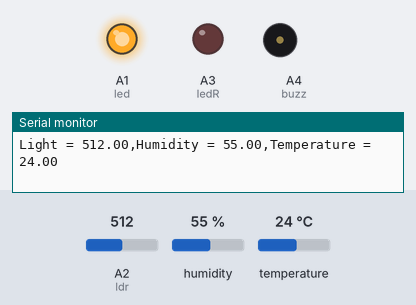
The sketch below on a simulated Arduino Uno, built with avr-gcc and run on an emulated ATmega328P. Parts: output pins drawn as LEDs (lit = HIGH), buzzer (waves = sounding, pin HIGH), the last lines printed to the serial monitor. Wiring (inferred from the names in the program): DHT11 sensor: data A0. Inputs (shaded band) come from the test bench; at power-on: A2 (ldr) = 512, temperature 24 °C, humidity 55 %.

Above: at 2.7 s.
2.8 s: A2 (ldr) set to 785
4.7 s: A2 (ldr) set to 818
At 6.4 s:
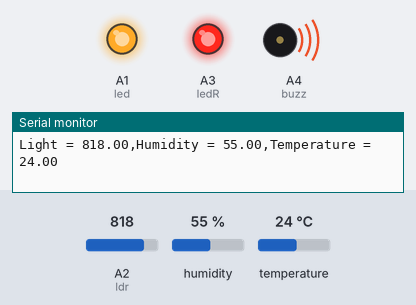
7.1 s: temperature set to 21 °C
8.8 s: temperature set to 18 °C
At 10.8 s:
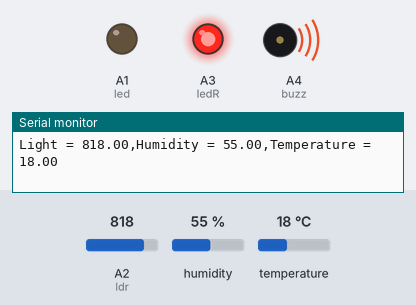
11.2 s: temperature set to 21 °C
12.9 s: temperature set to 24 °C
At 15.2 s:
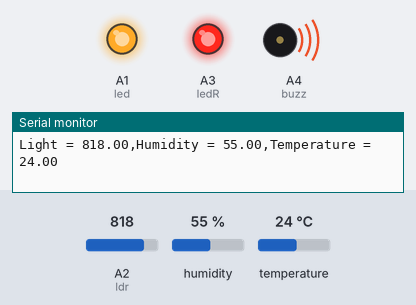
Timing chart, 0 to 16.3 s (numbered marks = the images above; inputs shaded):
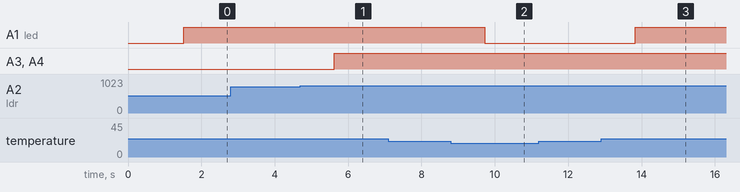

Measured:
- the behaviour switches between 800 and 801 on A2 (ldr) (found by bisection; images 0 and 1)
- the behaviour switches between 20 and 19 °C on temperature (found by bisection; images 1 and 2)
- the behaviour switches between 22 and 23 °C on temperature (found by bisection; images 2 and 3)
- after the input at 4.7 s, A3 (ledR), A4 (buzz): LOW → HIGH after 0.93 s
- after the input at 8.8 s, A1 (led): HIGH → LOW after 0.93 s
- after the input at 12.9 s, A1 (led): LOW → HIGH after 0.93 s

The sketch:

DHT11.ino
```cpp
#include <dht.h>


#define dht_apin A0
#define led A1
#define ldr A2
#define ledR A3
#define buzz A4
dht DHT;
float ldrVal;

void setup(){

  Serial.begin(9600);
 //pinMode(LED_BUILTIN, OUTPUT);
 pinMode(led, OUTPUT);
 pinMode(ledR, OUTPUT);
 pinMode(buzz, OUTPUT);
  delay(500);

  //Serial.println("DHT11 Humidity & temperature Sensor\n\n");

  delay(1000);

}
void loop(){

  //Start of Program

  DHT.read11(dht_apin);

      ldrVal = analogRead(ldr);
      Serial.print("Light = ");
      Serial.print(ldrVal);
      if(ldrVal>800)
      {
        digitalWrite(ledR, HIGH);
        digitalWrite(buzz, HIGH);
       }
       else {digitalWrite(buzz, LOW); digitalWrite(ledR, LOW);}
    Serial.print(",");
    Serial.print("Humidity = ");
    //Serial.print(",");
    Serial.print(DHT.humidity);
    Serial.print(",");

    Serial.print("Temperature = ");

    Serial.println(DHT.temperature);
    //Serial.write(DHT.temperature);

    //Serial.println("C  ");

  if(DHT.temperature > 22)
  {
    digitalWrite(led, HIGH);
  }
  else if(DHT.temperature < 20)
  {
    digitalWrite(led, LOW);
    }
  /*digitalWrite(LED_BUILTIN, HIGH);   // turn the LED on (HIGH is the voltage level)
  delay(1000);                       // wait for a second
  digitalWrite(LED_BUILTIN, LOW); */

  delay(1000);


}
```
